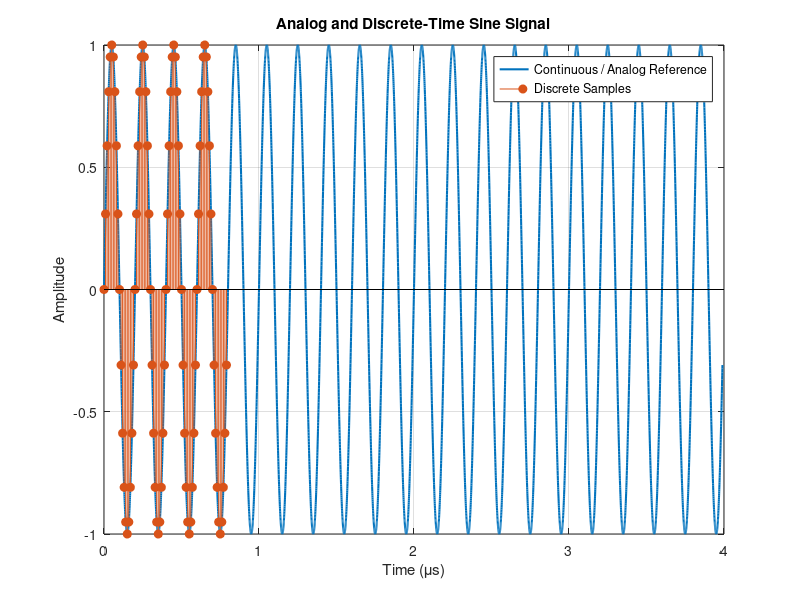
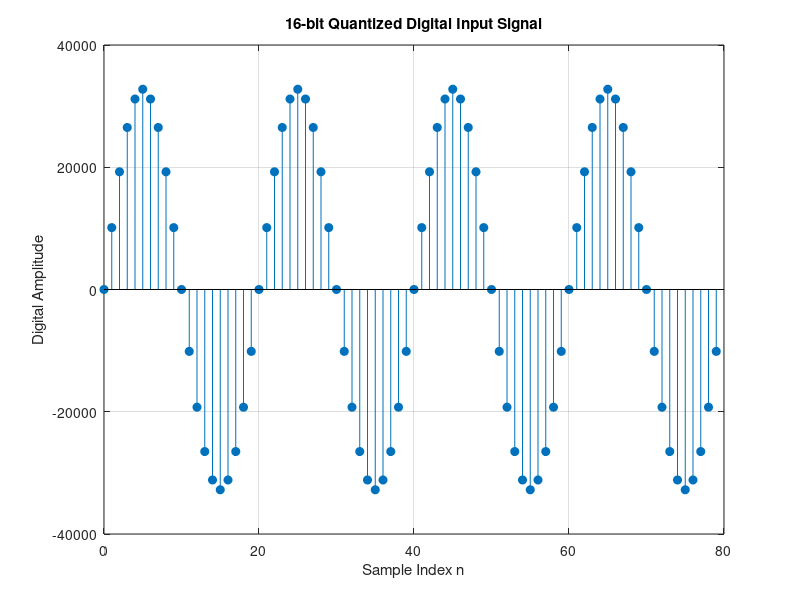
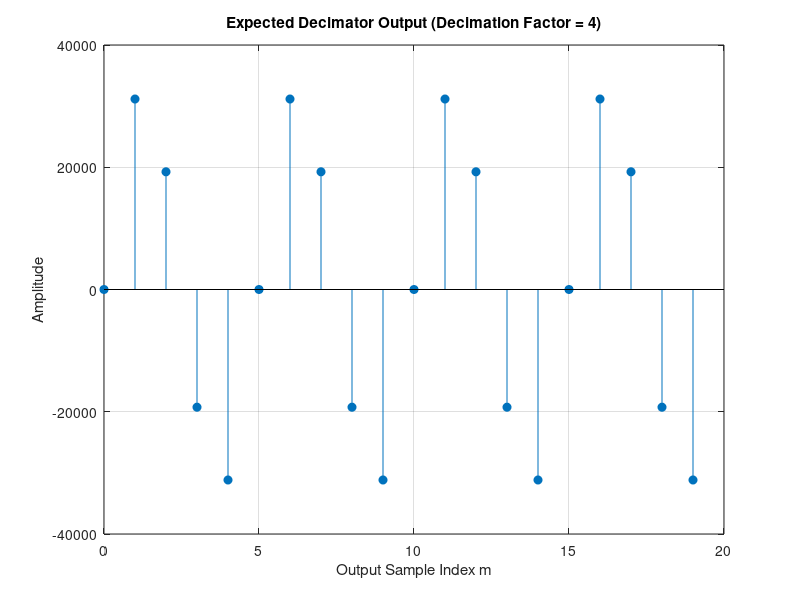

Write the MATLAB code that produced these figures, in order.
clc;
clear;
close all;

%% ============================================================
%  DIGITAL DECIMATOR PROJECT - INPUT SIGNAL GENERATION
%  GNU Octave
% =============================================================

%% 1. PARAMETERS

Fs   = 100e6;       % Sampling frequency = 100 MHz
Fsig = 5e6;         % Input sine-wave frequency = 5 MHz
N    = 400;         % Number of input samples
D    = 4;           % Decimation factor
BITS = 16;          % ADC/sample resolution

MAX_VALUE = 2^(BITS-1) - 1;


%% ============================================================
% 2. CONTINUOUS / ANALOG-LIKE SINE WAVE
% =============================================================

% Fine time axis for continuous-looking waveform
t_cont = linspace(0, (N-1)/Fs, N*20);

% Continuous sine wave
x_cont = sin(2*pi*Fsig*t_cont);


%% ============================================================
% 3. DISCRETE-TIME SINE SIGNAL
% =============================================================

% Discrete sample index
n = 0:N-1;

% Discrete-time sine signal
x = sin(2*pi*Fsig/Fs*n);


%% ============================================================
% 4. QUANTIZE TO 16-BIT SIGNED INTEGER
% =============================================================

x_q = round(x * MAX_VALUE);


%% ============================================================
% 5. PLOT ANALOG + DISCRETE SIGNAL
% =============================================================

figure;

plot(t_cont*1e6, x_cont, 'LineWidth', 1.5);
hold on;

stem(n(1:80)/Fs*1e6, x(1:80), 'filled');

grid on;

title('Analog and Discrete-Time Sine Signal');

xlabel('Time (\mus)');
ylabel('Amplitude');

legend('Continuous / Analog Reference', ...
       'Discrete Samples');

hold off;


%% ============================================================
% 6. PLOT DIGITAL / QUANTIZED SIGNAL
% =============================================================

figure;

stem(n(1:80), x_q(1:80), 'filled');

grid on;

title('16-bit Quantized Digital Input Signal');

xlabel('Sample Index n');
ylabel('Digital Amplitude');



%% ============================================================
% 7. IDEAL DECIMATION BY 4
% =============================================================

% Keep every 4th sample
y_expected = x_q(1:D:end);


%% ============================================================
% 8. PLOT EXPECTED DECIMATED OUTPUT
% =============================================================

m = 0:length(y_expected)-1;

figure;

stem(m(1:20), y_expected(1:20), 'filled');

grid on;

title('Expected Decimator Output (Decimation Factor = 4)');

xlabel('Output Sample Index m');
ylabel('Amplitude');



%% ============================================================
% 9. CREATE input_data.txt
% =============================================================

fid = fopen('input_data.txt', 'w');

for i = 1:length(x_q)

    fprintf(fid, '%d\n', x_q(i));

end

fclose(fid);



%% ============================================================
% 10. CREATE input_data.mem
% ============================================================

fid = fopen('input_data.mem', 'w');

for i = 1:length(x_q)

    % Convert signed 16-bit value to hexadecimal
    value = mod(x_q(i), 65536);

    fprintf(fid, '%04X\n', value);

end

fclose(fid);



%% ============================================================
% 11. CREATE EXPECTED OUTPUT FILE
% =============================================================

fid = fopen('expected_output.mem', 'w');

for i = 1:length(y_expected)

    fprintf(fid, '%d\n', y_expected(i));

end

fclose(fid);



%% ============================================================
% 12. DISPLAY INFORMATION
% =============================================================

fprintf('\n============================================\n');
fprintf(' DECIMATOR INPUT DATA GENERATED\n');
fprintf('============================================\n');

fprintf('Sampling Frequency : %.2f MHz\n', Fs/1e6);
fprintf('Signal Frequency   : %.2f MHz\n', Fsig/1e6);
fprintf('Number of Samples  : %d\n', N);
fprintf('Data Width         : %d bits\n', BITS);
fprintf('Decimation Factor  : %d\n', D);

fprintf('\nInput Samples       : %d\n', length(x_q));
fprintf('Output Samples      : %d\n', length(y_expected));

fprintf('\nOutput Sampling Frequency = %.2f MHz\n', ...
        Fs/(D*1e6));

fprintf('\nFiles Generated:\n');
fprintf('  input_data.txt\n');
fprintf('  input_data.mem\n');
fprintf('  expected_output.txt\n');

fprintf('============================================\n');
